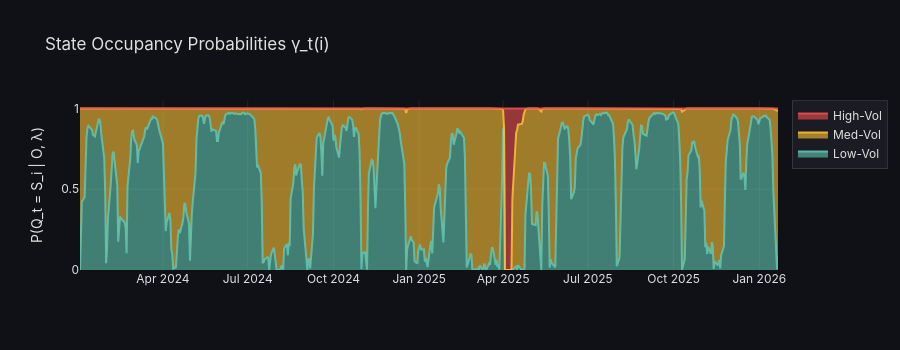

Write notebook code for a chart like this one.
### Code cell
# State occupancy heat map over time
fig = plot_gamma(gamma_train, dates=df_train.index, state_names=state_names)
fig.show()

### Figure 1 — Plotly figure (JSON) as saved in the notebook; plotly's stock layout.template omitted (floating-point values rounded to 4 significant figures; data arrays with more than 128 entries replaced by an {"elided": "..."} marker saying what was removed)
{"data": [{"fillcolor": "rgba(99,  200, 180, 0.6)", "hovertemplate": "%{x|%Y-%m-%d}<br>Low-Vol: %{y:.3f}<extra></extra>", "line": {"color": "rgba(99,  200, 180, 0.85)"}, "name": "Low-Vol", "stackgroup": "one", "type": "scatter", "x": {"elided": "514 str values"}, "y": {"elided": "514 float values"}}, {"fillcolor": "rgba(255, 195,  55, 0.6)", "hovertemplate": "%{x|%Y-%m-%d}<br>Med-Vol: %{y:.3f}<extra></extra>", "line": {"color": "rgba(255, 195,  55, 0.85)"}, "name": "Med-Vol", "stackgroup": "one", "type": "scatter", "x": {"elided": "514 str values"}, "y": {"elided": "514 float values"}}, {"fillcolor": "rgba(240,  80,  80, 0.6)", "hovertemplate": "%{x|%Y-%m-%d}<br>High-Vol: %{y:.3f}<extra></extra>", "line": {"color": "rgba(240,  80,  80, 0.85)"}, "name": "High-Vol", "stackgroup": "one", "type": "scatter", "x": {"elided": "514 str values"}, "y": {"elided": "514 float values"}}], "layout": {"font": {"color": "#e0e0e0", "family": "Inter, Arial, sans-serif"}, "height": 350, "legend": {"bgcolor": "rgba(30,30,40,0.8)", "bordercolor": "rgba(80,80,80,0.5)", "borderwidth": 1}, "paper_bgcolor": "rgba(15,17,22,1)", "plot_bgcolor": "rgba(15,17,22,1)", "title": {"text": "State Occupancy Probabilities γ_t(i)"}, "xaxis": {"gridcolor": "rgba(80,80,80,0.3)", "showgrid": true, "zeroline": false}, "yaxis": {"gridcolor": "rgba(80,80,80,0.3)", "showgrid": true, "title": {"text": "P(Q_t = S_i | O, λ)"}, "zeroline": false}}}
